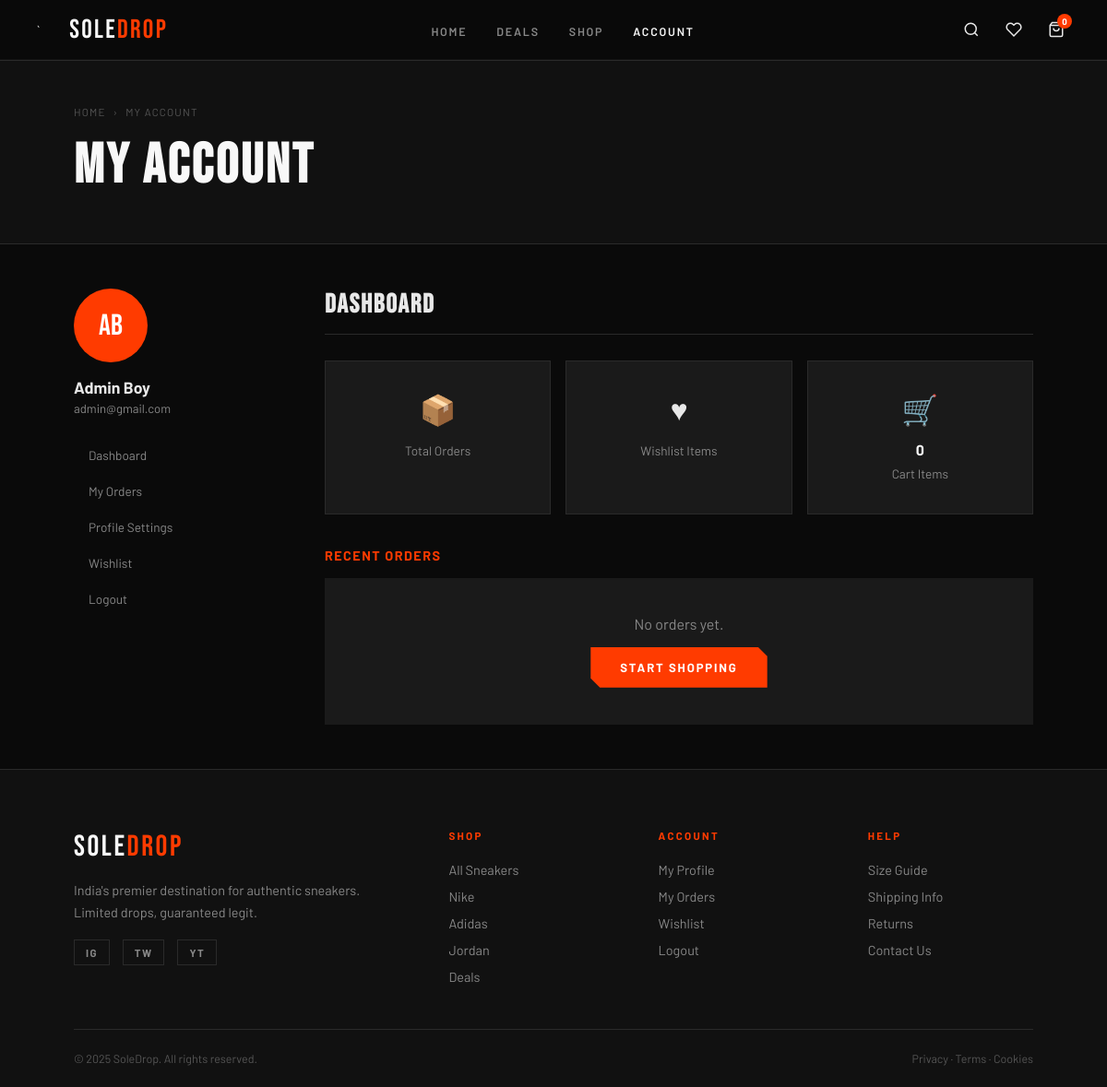
Page /profile/ (signed in) on the committed database.
### accounts/models.py (models this page shows, shortened)
class CustomUser(AbstractUser):
    email = models.EmailField(unique=True)
    first_name = models.CharField(max_length=30)
    last_name = models.CharField(max_length=30)
    phone_number = models.CharField(max_length=15, blank=True, null=True)
    password1 = models.CharField(max_length=128)
    password2 = models.CharField(max_length=128)
    wishlist = models.ManyToManyField('products.Product', blank=True, related_name='wishlisted_by')
    username = None
    USERNAME_FIELD = 'email'
    REQUIRED_FIELDS = []
    objects = CustomUserManager()

### accounts/views.py (the view)
# urls.py: path('profile/', views.profile, name='profile'),
@login_required
def profile(request):
    cart = Cart.objects.filter(user=request.user).first()
    if cart:
        cart_count = cart.items.count()
        cart_items = cart.items.all()
    else:
        cart_count = 0
        cart_items = []
    context = {
        'cart_count': cart_count,
        'cart_items': cart_items,
    }
    return render(request, 'profile.html', context)

### templates/profile.html (shortened to what this page needs)
{% extends "base.html" %}
{% load static %}
{% block content %}
<div class="page-hero">
  <div class="breadcrumb">
    <a href="{% url 'products:home' %}">Home</a><span>›</span>
    <span>My Account</span>
  </div>
  <h1 class="page-hero-title">My Account</h1>
</div>
<div class="profile-layout">
  <aside>
    <div class="profile-avatar">{{ user.first_name.0|upper }}{{ user.last_name.0|upper }}</div>
    <p class="profile-name">{{ user.get_full_name|default:user.username }}</p>
    <p class="profile-email">{{ user.email }}</p>
    <ul class="profile-nav">
      <li><a href="{% url 'accounts:profile' %}" {% if active_tab == 'dashboard' %}class="active"{% endif %}>Dashboard</a></li>
      <li><a href="{% url 'orders:order_list' %}" {% if active_tab == 'orders' %}class="active"{% endif %}>My Orders</a></li>
      <li><a href="{% url 'accounts:profile_edit' %}" {% if active_tab == 'settings' %}class="active"{% endif %}>Profile Settings</a></li>
      <li><a href="{% url 'accounts:wishlist' %}" {% if active_tab == 'wishlist' %}class="active"{% endif %}>Wishlist</a></li>
      <li>
        <form action="{% url 'accounts:logout' %}" method="POST" style="display:inline">
          <button type="submit">Logout</button>
        </form>
      </li>
    </ul>
  </aside>
  <div>
    <div class="profile-section active">
      <h2>Dashboard</h2>
      <div style="display:grid;grid-template-columns:repeat(3,1fr);gap:16px;margin-bottom:36px">
        <div class="feature-card" style="text-align:center">
          <div class="feature-icon">📦</div>
          <p>Total Orders</p>
        </div>
        <div class="feature-card" style="text-align:center">
          <div class="feature-icon">♥</div>
          <p>Wishlist Items</p>
        </div>
        <div class="feature-card" style="text-align:center">
          <div class="feature-icon">🛒</div>
          <h3>{{ cart_count }}</h3>
          <p>Cart Items</p>
        </div>
      </div>
      <h3 style="font-size:.9rem;letter-spacing:.1em;text-transform:uppercase;color:var(--accent);margin-bottom:16px">Recent Orders</h3>
      {% for order in recent_orders %}
        <div class="order-card">
          <div class="order-head">
            <span class="order-id">#{{ order.order_number }}</span>
            <span class="order-status status-{{ order.status }}">{{ order.get_status_display }}</span>
          </div>
          <p class="order-items">
            {% for item in order.items.all|slice:":2" %}
              {{ item.product.name }} (Size {{ item.size }}) × {{ item.quantity }}{% if not forloop.last %}, {% endif %}
            {% endfor %}
            {% if order.items.count > 2 %}+ {{ order.items.count|add:"-2" }} more{% endif %}
          </p>
          <div class="order-footer">
            <span>{{ order.created_at|date:"M j, Y" }}</span>
            <span class="order-total">₹{{ order.total_amount }}</span>
          </div>
          <a href="{% url 'orders:order_detail' order.id %}" style="font-size:.75rem;color:var(--accent);display:inline-block;margin-top:8px">View Details →</a>
        </div>
      {% empty %}
        <div style="padding:40px;text-align:center;background:var(--dark);color:var(--light)">
          <p>No orders yet.</p>
          <a href="{% url 'products:product_list' %}" class="btn-primary" style="margin-top:16px;display:inline-block">Start Shopping</a>
        </div>
      {% endfor %}
    </div>
  </div>
</div>
{% endblock %}

### static/css/main.css (style rules this page uses)
*, *::before, *::after { box-sizing: border-box; margin: 0; padding: 0; }
:root { --black: #0A0A0A; --off-black: #111; --dark: #1A1A1A; --gray: #2A2A2A; --mid: #555; --light: #888; --border: #2A2A2A; --white: #F8F8F8; --accent: #FF3B00; --accent2: #FFD600; --green: #00E676; --text: #E8E8E8; }
html { scroll-behavior: smooth; }
body { font-family: 'Barlow', sans-serif; background: var(--black); color: var(--text); overflow-x: hidden; }
a { text-decoration: none; color: inherit; }
button { font-family: inherit; }
.btn-primary { display: inline-block; background: var(--accent); color: #fff; border: none; padding: 14px 32px; cursor: pointer; font-family: 'Barlow', sans-serif; font-size: .82rem; font-weight: 700; letter-spacing: .14em; text-transform: uppercase; transition: all .2s; clip-path: polygon(0 0, calc(100% - 10px) 0, 100% 10px, 100% 100%, 10px 100%, 0 calc(100% - 10px)); }
.feature-card { background: var(--dark); padding: 32px 28px; border: 1px solid var(--border); transition: border-color .2s; }
.feature-icon { font-size: 2rem; margin-bottom: 14px; }
.feature-card h3 { font-size: 1rem; font-weight: 700; color: var(--white); margin-bottom: 6px; }
.feature-card p { font-size: .85rem; color: var(--light); line-height: 1.6; }
.page-hero { background: var(--off-black); border-bottom: 1px solid var(--border); padding: 48px 80px; }
.breadcrumb { font-size: .72rem; letter-spacing: .1em; text-transform: uppercase; color: var(--mid); margin-bottom: 16px; display: flex; gap: 8px; }
.breadcrumb a { color: var(--mid); transition: color .2s; }
.page-hero-title { font-family: 'Bebas Neue', sans-serif; font-size: clamp(2.5rem, 5vw, 4rem); color: var(--white); letter-spacing: .05em; }
.profile-layout { display: grid; grid-template-columns: 240px 1fr; gap: 32px; padding: 48px 80px; max-width: 1200px; margin: 0 auto; }
.profile-avatar { width: 80px; height: 80px; border-radius: 50%; background: var(--accent); display: flex; align-items: center; justify-content: center; font-family: 'Bebas Neue', sans-serif; font-size: 2rem; color: #fff; margin-bottom: 16px; }
.profile-name { font-size: 1.1rem; font-weight: 700; margin-bottom: 4px; }
.profile-email { font-size: .82rem; color: var(--light); margin-bottom: 24px; }
.profile-nav { list-style: none; display: flex; flex-direction: column; gap: 2px; }
.profile-nav li a, .profile-nav li button { display: block; padding: 10px 16px; font-size: .85rem; color: var(--light); background: none; border: none; width: 100%; text-align: left; cursor: pointer; transition: all .2s; font-family: 'Barlow', sans-serif; }
.profile-section { display: none; }
.profile-section.active { display: block; }
.profile-section h2 { font-family: 'Bebas Neue', sans-serif; font-size: 1.8rem; letter-spacing: .06em; margin-bottom: 28px; padding-bottom: 14px; border-bottom: 1px solid var(--border); }

### rows in the picture
CustomUser: first_name.0 "A", last_name.0 "B", get_full_name "Admin Boy", email "admin@gmail.com"

### other values in the picture
{{ cart_count|default:0 }} "0"
{{ cart_count }} "0"
